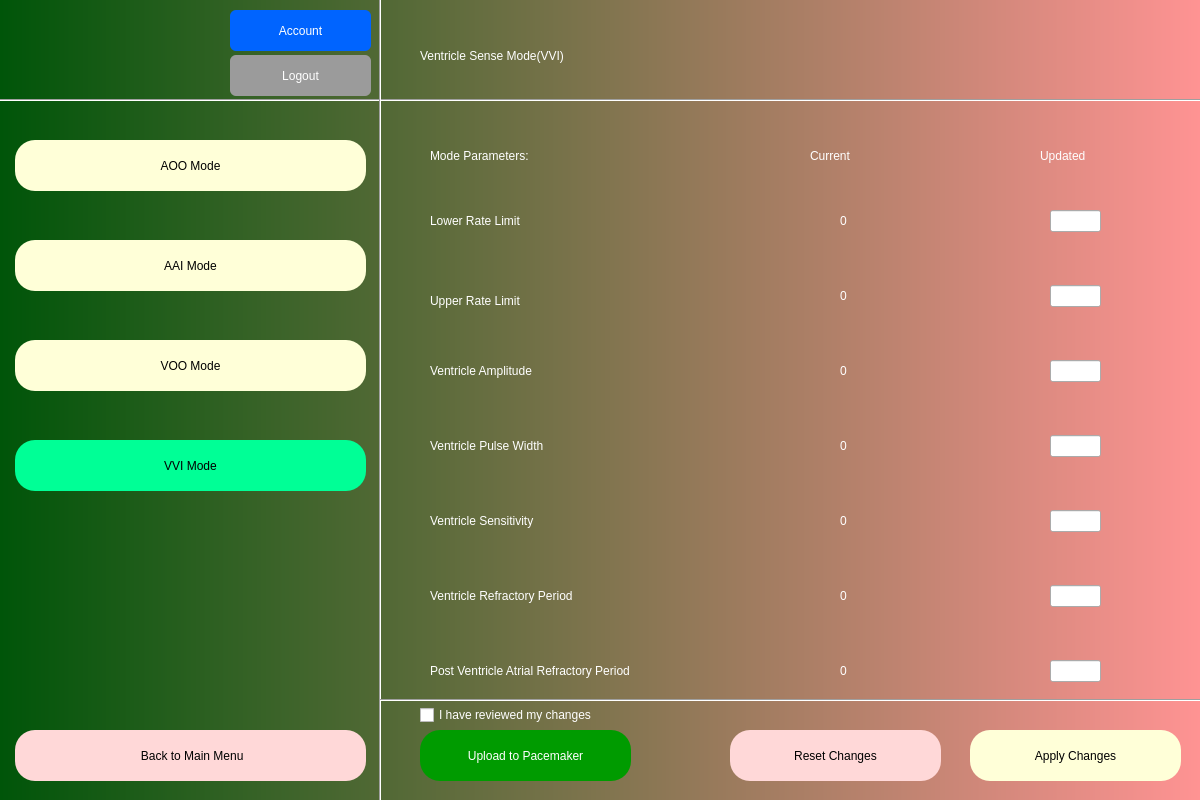
<?xml version="1.0" encoding="UTF-8"?>
<ui version="4.0">
 <class>Dialog</class>
 <widget class="QDialog" name="Dialog">
  <property name="geometry">
   <rect>
    <x>0</x>
    <y>0</y>
    <width>1200</width>
    <height>800</height>
   </rect>
  </property>
  <property name="windowTitle">
   <string>Dialog</string>
  </property>
  <widget class="QWidget" name="bgwidget" native="true">
   <property name="geometry">
    <rect>
     <x>0</x>
     <y>0</y>
     <width>1200</width>
     <height>800</height>
    </rect>
   </property>
   <property name="styleSheet">
    <string notr="true">QWidget#bgwidget{
background-color:qlineargradient(spread:pad, x1:0, y1:0.5, x2:1, y2:0.5, stop:0 rgba(0, 85, 9, 255), stop:1 rgba(255, 147, 147, 255));}</string>
   </property>
   <widget class="QLabel" name="label">
    <property name="geometry">
     <rect>
      <x>420</x>
      <y>0</y>
      <width>481</width>
      <height>111</height>
     </rect>
    </property>
    <property name="styleSheet">
     <string notr="true">font: 24pt &quot;Arial&quot;; color:rgb(255, 255, 255)
</string>
    </property>
    <property name="text">
     <string>Ventricle Sense Mode(VVI)</string>
    </property>
   </widget>
   <widget class="QLabel" name="label_2">
    <property name="geometry">
     <rect>
      <x>430</x>
      <y>100</y>
      <width>451</width>
      <height>111</height>
     </rect>
    </property>
    <property name="styleSheet">
     <string notr="true">font: 18pt &quot;Arial&quot;; color:rgb(255, 255, 255)
</string>
    </property>
    <property name="text">
     <string>Mode Parameters:</string>
    </property>
   </widget>
   <widget class="QLabel" name="connected">
    <property name="geometry">
     <rect>
      <x>950</x>
      <y>30</y>
      <width>241</width>
      <height>51</height>
     </rect>
    </property>
    <property name="styleSheet">
     <string notr="true">font: 14pt &quot;Arial&quot;; color:rgb(0, 255, 0)
</string>
    </property>
    <property name="text">
     <string/>
    </property>
   </widget>
   <widget class="QLabel" name="disconnected">
    <property name="geometry">
     <rect>
      <x>950</x>
      <y>30</y>
      <width>241</width>
      <height>51</height>
     </rect>
    </property>
    <property name="styleSheet">
     <string notr="true">font: 14pt &quot;Arial&quot;; color:rgb(255, 0, 0)
</string>
    </property>
    <property name="text">
     <string/>
    </property>
   </widget>
   <widget class="QLabel" name="pacemaker_number">
    <property name="geometry">
     <rect>
      <x>10</x>
      <y>40</y>
      <width>241</width>
      <height>51</height>
     </rect>
    </property>
    <property name="styleSheet">
     <string notr="true">font: 10pt &quot;Arial&quot;; color:rgb(255,255,255)
</string>
    </property>
    <property name="text">
     <string/>
    </property>
   </widget>
   <widget class="QLabel" name="lol">
    <property name="geometry">
     <rect>
      <x>430</x>
      <y>200</y>
      <width>161</width>
      <height>41</height>
     </rect>
    </property>
    <property name="styleSheet">
     <string notr="true">font: 12pt &quot;Arial&quot;; color:rgb(255, 255, 255)
</string>
    </property>
    <property name="text">
     <string>Lower Rate Limit</string>
    </property>
   </widget>
   <widget class="QLabel" name="label_7">
    <property name="geometry">
     <rect>
      <x>430</x>
      <y>275</y>
      <width>151</width>
      <height>51</height>
     </rect>
    </property>
    <property name="styleSheet">
     <string notr="true">font: 12pt &quot;Arial&quot;; color:rgb(255, 255, 255)
</string>
    </property>
    <property name="text">
     <string>Upper Rate Limit</string>
    </property>
   </widget>
   <widget class="QLabel" name="label_8">
    <property name="geometry">
     <rect>
      <x>430</x>
      <y>350</y>
      <width>171</width>
      <height>41</height>
     </rect>
    </property>
    <property name="styleSheet">
     <string notr="true">font: 12pt &quot;Arial&quot;; color:rgb(255, 255, 255)
</string>
    </property>
    <property name="text">
     <string>Ventricle Amplitude</string>
    </property>
   </widget>
   <widget class="QLabel" name="label_9">
    <property name="geometry">
     <rect>
      <x>430</x>
      <y>425</y>
      <width>191</width>
      <height>41</height>
     </rect>
    </property>
    <property name="styleSheet">
     <string notr="true">font: 12pt &quot;Arial&quot;; color:rgb(255, 255, 255)
</string>
    </property>
    <property name="text">
     <string>Ventricle Pulse Width</string>
    </property>
   </widget>
   <widget class="QLabel" name="label_10">
    <property name="geometry">
     <rect>
      <x>430</x>
      <y>575</y>
      <width>241</width>
      <height>41</height>
     </rect>
    </property>
    <property name="styleSheet">
     <string notr="true">font: 12pt &quot;Arial&quot;; color:rgb(255, 255, 255)
</string>
    </property>
    <property name="text">
     <string>Ventricle Refractory Period</string>
    </property>
   </widget>
   <widget class="QLabel" name="label_11">
    <property name="geometry">
     <rect>
      <x>430</x>
      <y>500</y>
      <width>171</width>
      <height>41</height>
     </rect>
    </property>
    <property name="styleSheet">
     <string notr="true">font: 12pt &quot;Arial&quot;; color:rgb(255, 255, 255)
</string>
    </property>
    <property name="text">
     <string>Ventricle Sensitivity</string>
    </property>
   </widget>
   <widget class="QLabel" name="label_12">
    <property name="geometry">
     <rect>
      <x>430</x>
      <y>640</y>
      <width>371</width>
      <height>61</height>
     </rect>
    </property>
    <property name="styleSheet">
     <string notr="true">font: 12pt &quot;Arial&quot;; color:rgb(255, 255, 255)
</string>
    </property>
    <property name="text">
     <string>Post Ventricle Atrial Refractory Period</string>
    </property>
   </widget>
   <widget class="QLabel" name="label_13">
    <property name="geometry">
     <rect>
      <x>810</x>
      <y>100</y>
      <width>451</width>
      <height>111</height>
     </rect>
    </property>
    <property name="styleSheet">
     <string notr="true">font: 14pt &quot;Arial&quot;; color:rgb(255, 255, 255)
</string>
    </property>
    <property name="text">
     <string>Current</string>
    </property>
   </widget>
   <widget class="QLabel" name="label_14">
    <property name="geometry">
     <rect>
      <x>1040</x>
      <y>100</y>
      <width>451</width>
      <height>111</height>
     </rect>
    </property>
    <property name="styleSheet">
     <string notr="true">font: 14pt &quot;Arial&quot;; color:rgb(255, 255, 255)
</string>
    </property>
    <property name="text">
     <string>Updated</string>
    </property>
   </widget>
   <widget class="Line" name="line">
    <property name="geometry">
     <rect>
      <x>-13</x>
      <y>90</y>
      <width>1321</width>
      <height>20</height>
     </rect>
    </property>
    <property name="orientation">
     <enum>Qt::Horizontal</enum>
    </property>
   </widget>
   <widget class="Line" name="line_2">
    <property name="geometry">
     <rect>
      <x>370</x>
      <y>-10</y>
      <width>21</width>
      <height>861</height>
     </rect>
    </property>
    <property name="orientation">
     <enum>Qt::Vertical</enum>
    </property>
   </widget>
   <widget class="QPushButton" name="ApplyChanges">
    <property name="geometry">
     <rect>
      <x>970</x>
      <y>730</y>
      <width>211</width>
      <height>51</height>
     </rect>
    </property>
    <property name="styleSheet">
     <string notr="true">border-radius: 20px;
color: rgb(0,0,0);
background-color: rgb(255, 255, 216);
font: 12pt &quot;Arial&quot;;</string>
    </property>
    <property name="text">
     <string>Apply Changes</string>
    </property>
   </widget>
   <widget class="QPushButton" name="ResetChanges">
    <property name="geometry">
     <rect>
      <x>730</x>
      <y>730</y>
      <width>211</width>
      <height>51</height>
     </rect>
    </property>
    <property name="styleSheet">
     <string notr="true">border-radius: 20px;
color: rgb(0,0,0);
background-color: rgb(255, 216, 216);
font: 12pt &quot;Arial&quot;;</string>
    </property>
    <property name="text">
     <string>Reset Changes</string>
    </property>
   </widget>
   <widget class="QCheckBox" name="checkBox">
    <property name="geometry">
     <rect>
      <x>420</x>
      <y>705</y>
      <width>201</width>
      <height>20</height>
     </rect>
    </property>
    <property name="styleSheet">
     <string notr="true">color: rgb(255,255,255)</string>
    </property>
    <property name="text">
     <string>I have reviewed my changes </string>
    </property>
   </widget>
   <widget class="QPushButton" name="aai">
    <property name="geometry">
     <rect>
      <x>15</x>
      <y>240</y>
      <width>351</width>
      <height>51</height>
     </rect>
    </property>
    <property name="styleSheet">
     <string notr="true">border-radius: 20px;
color: rgb(0,0,0);
background-color: rgb(255, 255, 216);
font: 12pt &quot;Arial&quot;;</string>
    </property>
    <property name="text">
     <string>AAI Mode</string>
    </property>
   </widget>
   <widget class="QLabel" name="LRL_Current">
    <property name="geometry">
     <rect>
      <x>840</x>
      <y>210</y>
      <width>71</width>
      <height>21</height>
     </rect>
    </property>
    <property name="styleSheet">
     <string notr="true">color: rgb(255,255,255);
font: 12pt &quot;MS Shell Dlg 2&quot;;</string>
    </property>
    <property name="text">
     <string>0</string>
    </property>
   </widget>
   <widget class="QLabel" name="URL_Current">
    <property name="geometry">
     <rect>
      <x>840</x>
      <y>285</y>
      <width>71</width>
      <height>21</height>
     </rect>
    </property>
    <property name="styleSheet">
     <string notr="true">color: rgb(255,255,255);
font: 12pt &quot;MS Shell Dlg 2&quot;;</string>
    </property>
    <property name="text">
     <string>0</string>
    </property>
   </widget>
   <widget class="QLabel" name="VV_Current">
    <property name="geometry">
     <rect>
      <x>840</x>
      <y>360</y>
      <width>71</width>
      <height>21</height>
     </rect>
    </property>
    <property name="styleSheet">
     <string notr="true">color: rgb(255,255,255);
font: 12pt &quot;MS Shell Dlg 2&quot;;</string>
    </property>
    <property name="text">
     <string>0</string>
    </property>
   </widget>
   <widget class="QLabel" name="VPW_Current">
    <property name="geometry">
     <rect>
      <x>840</x>
      <y>435</y>
      <width>71</width>
      <height>21</height>
     </rect>
    </property>
    <property name="styleSheet">
     <string notr="true">color: rgb(255,255,255);
font: 12pt &quot;MS Shell Dlg 2&quot;;</string>
    </property>
    <property name="text">
     <string>0</string>
    </property>
   </widget>
   <widget class="QLabel" name="VS_Current">
    <property name="geometry">
     <rect>
      <x>840</x>
      <y>510</y>
      <width>71</width>
      <height>21</height>
     </rect>
    </property>
    <property name="styleSheet">
     <string notr="true">color: rgb(255,255,255);
font: 12pt &quot;MS Shell Dlg 2&quot;;</string>
    </property>
    <property name="text">
     <string>0</string>
    </property>
   </widget>
   <widget class="QLabel" name="VRP_Current">
    <property name="geometry">
     <rect>
      <x>840</x>
      <y>585</y>
      <width>71</width>
      <height>21</height>
     </rect>
    </property>
    <property name="styleSheet">
     <string notr="true">color: rgb(255,255,255);
font: 12pt &quot;MS Shell Dlg 2&quot;;</string>
    </property>
    <property name="text">
     <string>0</string>
    </property>
   </widget>
   <widget class="QLabel" name="PVARP_Current">
    <property name="geometry">
     <rect>
      <x>840</x>
      <y>660</y>
      <width>71</width>
      <height>21</height>
     </rect>
    </property>
    <property name="styleSheet">
     <string notr="true">color: rgb(255,255,255);
font: 12pt &quot;MS Shell Dlg 2&quot;;</string>
    </property>
    <property name="text">
     <string>0</string>
    </property>
   </widget>
   <widget class="QPushButton" name="aoo">
    <property name="geometry">
     <rect>
      <x>15</x>
      <y>140</y>
      <width>351</width>
      <height>51</height>
     </rect>
    </property>
    <property name="styleSheet">
     <string notr="true">border-radius: 20px;
color: rgb(0,0,0);
background-color: rgb(255, 255, 216);
font: 12pt &quot;Arial&quot;;</string>
    </property>
    <property name="text">
     <string>AOO Mode</string>
    </property>
   </widget>
   <widget class="QPushButton" name="logout">
    <property name="geometry">
     <rect>
      <x>230</x>
      <y>55</y>
      <width>141</width>
      <height>41</height>
     </rect>
    </property>
    <property name="styleSheet">
     <string notr="true">border-radius: 6px;

color: rgb(255,255,255);
background-color: rgb(155, 155, 155);
font: 75 12pt &quot;Arial&quot;;</string>
    </property>
    <property name="text">
     <string>Logout</string>
    </property>
   </widget>
   <widget class="QLabel" name="user_display">
    <property name="geometry">
     <rect>
      <x>10</x>
      <y>0</y>
      <width>161</width>
      <height>41</height>
     </rect>
    </property>
    <property name="styleSheet">
     <string notr="true">font: 12pt &quot;Arial&quot;; color:rgb(255, 255, 255)
</string>
    </property>
    <property name="text">
     <string/>
    </property>
   </widget>
   <widget class="QPushButton" name="account">
    <property name="geometry">
     <rect>
      <x>230</x>
      <y>10</y>
      <width>141</width>
      <height>41</height>
     </rect>
    </property>
    <property name="styleSheet">
     <string notr="true">border-radius: 6px;

color: rgb(255,255,255);
background-color: rgb(0, 100, 255);
font: 75 12pt &quot;Arial&quot;;</string>
    </property>
    <property name="text">
     <string>Account</string>
    </property>
   </widget>
   <widget class="QPushButton" name="voo">
    <property name="geometry">
     <rect>
      <x>15</x>
      <y>340</y>
      <width>351</width>
      <height>51</height>
     </rect>
    </property>
    <property name="styleSheet">
     <string notr="true">border-radius: 20px;
color: rgb(0,0,0);
background-color: rgb(255, 255, 216);
font: 12pt &quot;Arial&quot;;</string>
    </property>
    <property name="text">
     <string>VOO Mode</string>
    </property>
   </widget>
   <widget class="QPushButton" name="vvi">
    <property name="geometry">
     <rect>
      <x>15</x>
      <y>440</y>
      <width>351</width>
      <height>51</height>
     </rect>
    </property>
    <property name="styleSheet">
     <string notr="true">border-radius: 20px;
color: rgb(0,0,0);
background-color: rgb(0, 255, 150);
font: 12pt &quot;Arial&quot;;</string>
    </property>
    <property name="text">
     <string>VVI Mode</string>
    </property>
   </widget>
   <widget class="QLineEdit" name="LRL">
    <property name="geometry">
     <rect>
      <x>1050</x>
      <y>210</y>
      <width>51</width>
      <height>22</height>
     </rect>
    </property>
   </widget>
   <widget class="QLineEdit" name="URL">
    <property name="geometry">
     <rect>
      <x>1050</x>
      <y>285</y>
      <width>51</width>
      <height>22</height>
     </rect>
    </property>
   </widget>
   <widget class="QLineEdit" name="VV">
    <property name="geometry">
     <rect>
      <x>1050</x>
      <y>360</y>
      <width>51</width>
      <height>22</height>
     </rect>
    </property>
   </widget>
   <widget class="QLineEdit" name="VPW">
    <property name="geometry">
     <rect>
      <x>1050</x>
      <y>435</y>
      <width>51</width>
      <height>22</height>
     </rect>
    </property>
   </widget>
   <widget class="QLineEdit" name="VS">
    <property name="geometry">
     <rect>
      <x>1050</x>
      <y>510</y>
      <width>51</width>
      <height>22</height>
     </rect>
    </property>
   </widget>
   <widget class="QLineEdit" name="VRP">
    <property name="geometry">
     <rect>
      <x>1050</x>
      <y>585</y>
      <width>51</width>
      <height>22</height>
     </rect>
    </property>
   </widget>
   <widget class="QLineEdit" name="PVARP">
    <property name="geometry">
     <rect>
      <x>1050</x>
      <y>660</y>
      <width>51</width>
      <height>22</height>
     </rect>
    </property>
   </widget>
   <widget class="QLabel" name="INVALID">
    <property name="geometry">
     <rect>
      <x>960</x>
      <y>210</y>
      <width>81</width>
      <height>31</height>
     </rect>
    </property>
    <property name="styleSheet">
     <string notr="true">font: 8pt &quot;Arial&quot;; color:rgb(255, 0, 0)
</string>
    </property>
    <property name="text">
     <string/>
    </property>
   </widget>
   <widget class="QLabel" name="INVALID_2">
    <property name="geometry">
     <rect>
      <x>960</x>
      <y>285</y>
      <width>81</width>
      <height>31</height>
     </rect>
    </property>
    <property name="styleSheet">
     <string notr="true">font: 8pt &quot;Arial&quot;; color:rgb(255, 0, 0)
</string>
    </property>
    <property name="text">
     <string/>
    </property>
   </widget>
   <widget class="QLabel" name="INVALID_3">
    <property name="geometry">
     <rect>
      <x>960</x>
      <y>360</y>
      <width>81</width>
      <height>31</height>
     </rect>
    </property>
    <property name="styleSheet">
     <string notr="true">font: 8pt &quot;Arial&quot;; color:rgb(255, 0, 0)
</string>
    </property>
    <property name="text">
     <string/>
    </property>
   </widget>
   <widget class="QLabel" name="INVALID_4">
    <property name="geometry">
     <rect>
      <x>960</x>
      <y>435</y>
      <width>81</width>
      <height>31</height>
     </rect>
    </property>
    <property name="styleSheet">
     <string notr="true">font: 8pt &quot;Arial&quot;; color:rgb(255, 0, 0)
</string>
    </property>
    <property name="text">
     <string/>
    </property>
   </widget>
   <widget class="QLabel" name="INVALID_5">
    <property name="geometry">
     <rect>
      <x>960</x>
      <y>510</y>
      <width>81</width>
      <height>31</height>
     </rect>
    </property>
    <property name="styleSheet">
     <string notr="true">font: 8pt &quot;Arial&quot;; color:rgb(255, 0, 0)
</string>
    </property>
    <property name="text">
     <string/>
    </property>
   </widget>
   <widget class="QLabel" name="INVALID_6">
    <property name="geometry">
     <rect>
      <x>960</x>
      <y>585</y>
      <width>81</width>
      <height>31</height>
     </rect>
    </property>
    <property name="styleSheet">
     <string notr="true">font: 8pt &quot;Arial&quot;; color:rgb(255, 0, 0)
</string>
    </property>
    <property name="text">
     <string/>
    </property>
   </widget>
   <widget class="QLabel" name="INVALID_7">
    <property name="geometry">
     <rect>
      <x>960</x>
      <y>660</y>
      <width>81</width>
      <height>31</height>
     </rect>
    </property>
    <property name="styleSheet">
     <string notr="true">font: 8pt &quot;Arial&quot;; color:rgb(255, 0, 0)
</string>
    </property>
    <property name="text">
     <string/>
    </property>
   </widget>
   <widget class="Line" name="line_3">
    <property name="geometry">
     <rect>
      <x>380</x>
      <y>690</y>
      <width>981</width>
      <height>20</height>
     </rect>
    </property>
    <property name="orientation">
     <enum>Qt::Horizontal</enum>
    </property>
   </widget>
   <widget class="QPushButton" name="update_pm">
    <property name="geometry">
     <rect>
      <x>420</x>
      <y>730</y>
      <width>211</width>
      <height>51</height>
     </rect>
    </property>
    <property name="styleSheet">
     <string notr="true">border-radius: 20px;
color: rgb(255,255,255);
background-color: rgb(0, 155, 0);
font: 12pt &quot;Arial&quot;;</string>
    </property>
    <property name="text">
     <string>Upload to Pacemaker</string>
    </property>
   </widget>
   <widget class="QLabel" name="INVALID_8">
    <property name="geometry">
     <rect>
      <x>610</x>
      <y>700</y>
      <width>181</width>
      <height>31</height>
     </rect>
    </property>
    <property name="styleSheet">
     <string notr="true">font: 8pt &quot;Arial&quot;; color:rgb(255, 0, 0)
</string>
    </property>
    <property name="text">
     <string/>
    </property>
   </widget>
   <widget class="QPushButton" name="Back">
    <property name="geometry">
     <rect>
      <x>15</x>
      <y>730</y>
      <width>351</width>
      <height>51</height>
     </rect>
    </property>
    <property name="styleSheet">
     <string notr="true">border-radius: 20px;
color: rgb(0,0,0);
background-color: rgb(255, 216, 216);
font: 12pt &quot;Arial&quot;;</string>
    </property>
    <property name="text">
     <string> Back to Main Menu</string>
    </property>
   </widget>
  </widget>
 </widget>
 <resources/>
 <connections/>
</ui>
